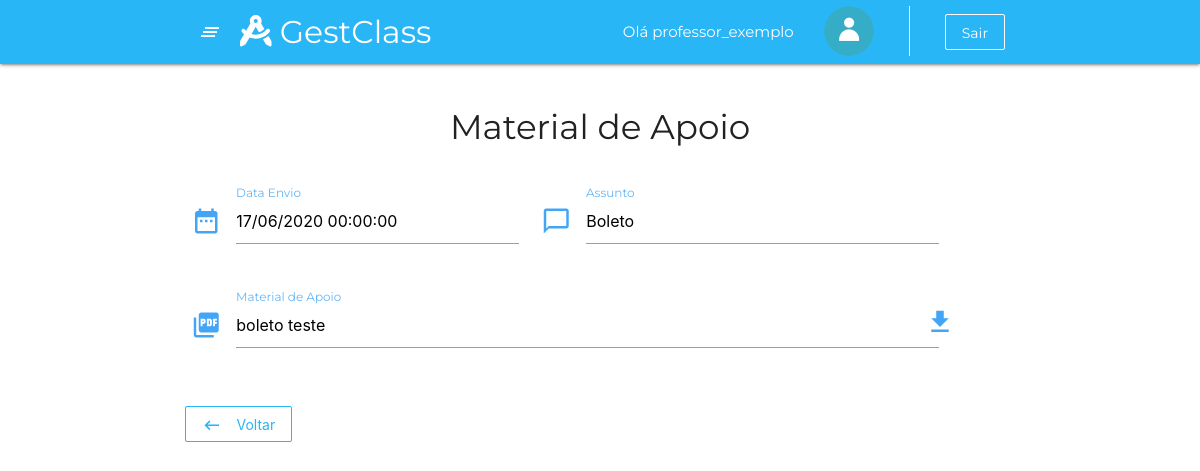
Page /emissaoBoleto.html.php?id=1 (signed in) on the committed database.
### tables this page shows
CREATE TABLE professor (
	ID_professor INTEGER NOT NULL PRIMARY KEY AUTO_INCREMENT UNIQUE,
	nome_professor VARCHAR (50) NOT NULL,
    foto VARCHAR(255),
	cep VARCHAR (10) NOT NULL,
    numero INTEGER NOT NULL,
    complemento VARCHAR (40),
    rg VARCHAR(15) NOT NULL UNIQUE,
    cpf VARCHAR(14) NOT NULL UNIQUE,
	email VARCHAR(65) NOT NULL UNIQUE,
    senha VARCHAR(50) NOT NULL,
    celular VARCHAR(15) NOT NULL,
    telefone VARCHAR(14),
    fk_id_tipo_usuario_professor INTEGER NOT NULL,
    fk_id_escola_professor INTEGER NOT NULL
);

CREATE TABLE envio_boleto (
	ID_envio_boleto INTEGER PRIMARY KEY NOT NULL AUTO_INCREMENT UNIQUE,
    fk_id_diretor_envio_boleto INTEGER NULL,
    fk_id_secretario_envio_boleto INTEGER NULL,
    fk_id_responsavel_recebimento_boleto INTEGER NOT NULL,
    data_envio DATETIME NOT NULL,
    boleto VARCHAR(255) NOT NULL
);

### emissaoBoleto.html.php (the view, shortened to what this page needs)
<!DOCTYPE html>
<html lang="pt">
<head>
</head>
<body>
    <?php
    include_once 'php/conexao.php';
    $id_tipo_usuario = $_SESSION["id_tipo_usuario"];
    if ($id_tipo_usuario == 1) {
        require_once 'reqMenuAdm.php';
    } else if ($id_tipo_usuario == 2) {
        require_once 'reqDiretor.php';
    } else if ($id_tipo_usuario == 3) {
        require_once 'reqHeader.php';
    } elseif ($id_tipo_usuario == 4) {
        require_once 'reqProfessor.php';
    } elseif ($id_tipo_usuario  == 5) {
        require_once 'reqAluno.php';
    } else {
        require_once 'reqPais.php';
    }
    $id_boleto = $_GET["id"];
    $query = $conn->prepare("SELECT * FROM envio_boleto WHERE fk_id_responsavel_recebimento_boleto = $id_boleto");
    $query->execute();
    $dados = $query->fetch(PDO::FETCH_ASSOC);
    ?>
    <div class="container"><br>
        <h4 class="center">Material de Apoio</h4><br>
        <div class="row">
            <div class="input-field col s12 m5 l5">
                <i class="material-icons prefix blue-icon">date_range</i>
                <input value="<?php echo date('d/m/Y H:i:s', strtotime($dados["data_envio"])); ?>" readonly type="text">
                <label id="lbl" for="first_name">Data Envio</label>
            </div>
            <div class="input-field col s12 m6 l6">
                <i class="material-icons prefix blue-icon">chat_bubble_outline</i>
                <input name="assunto" id="assunto" value="Boleto" readonly type="text">
                <label id="lbl" for="first_name">Assunto</label>
            </div>
        </div>
        <div class="row">
            <div class="input-field col s11 m11 l11">
                <i class="material-icons prefix blue-icon">picture_as_pdf</i>
                <input name="assunto" id="assunto" value="<?php echo $dados["boleto"] ?>" readonly type="text">
                <label id="lbl" for="icon_prefix2">Material de Apoio</label>
            </div>
            <a download="assets/boletos/<?php echo $dados["boleto"] ?>" href="assets/boletos/<?php echo $dados["boleto"] ?>"><i class="material-icons small blue-icon tooltipped" data-tooltip="Fazer Download" style="margin-top: 20px; margin-left: -25px;">get_app</i></a>
        </div>
        <div class="input-field left">
            <button id="btncadastrar" onclick="history.go(-1)" type="submit" class="btn-flat btnLightBlue">
                <i class="material-icons left">keyboard_backspace</i>Voltar
            </button>
        </div>
    </div>
    <?php require_once 'reqFooter.php' ?>

### reqProfessor.php (shortened to what this page needs)
<?php
include_once 'php/conexao.php';
$id_usuario = $_SESSION["id_usuario"];
$query = $conn->prepare("select * from professor where id_professor=$id_usuario");
$query->execute();
$dados = $query->fetch(PDO::FETCH_ASSOC);
$nomeProf = $dados['nome_professor'];
$nome = Explode(" ", $nomeProf);
$nome_prof = $nome[0];
?>
<!DOCTYPE html>
<html lang="pt">
<head>
  <link rel="stylesheet" type="text/css" href="css/homeProfessor.css" />
  <link rel="stylesheet" type="text/css" href="node_modules/materialize-css/dist/css/materialize.min.css" />
  <link rel="stylesheet" type="text/css" href="node_modules/@fortawesome/fontawesome-free/css/all.min.css" />
  <link rel="stylesheet" type="text/css" href="node_modules/animate.css/animate.min.css" />
  <link rel="stylesheet" type="text/css" href="node_modules/aos/dist/aos.css" />
  <link rel="stylesheet" type="text/css" href="css/menu.css" />
  <link rel="stylesheet" type="text/css" href="css/default.css" />
  <link rel="stylesheet" type="text/css" href="css/homeSecretaria.css" />
</head>
<body>
  <header>
    <div class="navbar-fixed">
      <nav class="light-blue lighten-1">
        <div class="container">
          <div class="nav-wrapper">
            <a href="#" data-target="slide-out" class="sidenav-trigger show-on-large"><i class="material-icons">clear_all</i></a>
            <a href="homeProfessor.html.php" class="brand-logo"><i class="fas fa-drafting-compass"></i>
              <span class="hide-on-small-only">GestClass<span></a>
            <ul class="right">
              <li>
                <a class="transparent hide-on-small-only" disable>Olá
                  <?php echo $nome_prof ?></a>
              </li>
              <?php if (empty($dados['foto'])) { ?>
                <li>
                  <a href="perfil.html.php" class="transparent hide-on-small-only">
                    <img class="circle icon-user" width="50px" height="50px" src="assets/imagensBanco/usuario.png">
                  </a>
                </li>
              <?php } ?>
              <li>
              </li>
              <li>
                <a href="php/logout.php" class="btn-flat btnLight hide-on-small-only">Sair</a>
              </li>
            </ul>
          </div>
        </div>
      </nav>
    </div>
  </header>

### css/menu.css (style rules this page uses)
.icon-user { padding: 0; margin: 0; margin-top: 6px; }

### css/default.css (style rules this page uses)
body { margin: 0; padding: 0; font-family: 'Montserrat', sans-serif !important; }
.btn-flat { transition: 0.2s; text-transform: inherit; }
.btnLight { text-transform: inherit; border: 0.5px solid #fff; color: #fff; }
.btnLightBlue { text-transform: inherit; border: 0.5px solid #29b6f6; color: #29b6f6; float: right; margin-bottom: 20px; margin-left: 5px; }
#lbl { color: #64b5f6; }

### css/homeSecretaria.css (style rules this page uses)
.blue-icon { color: #42a5f5; }

### rows in the picture
professor: nome_professor "professor_exemplo"
envio_boleto: data_envio "17/06/2020 00:00:00", assunto "boleto teste"
